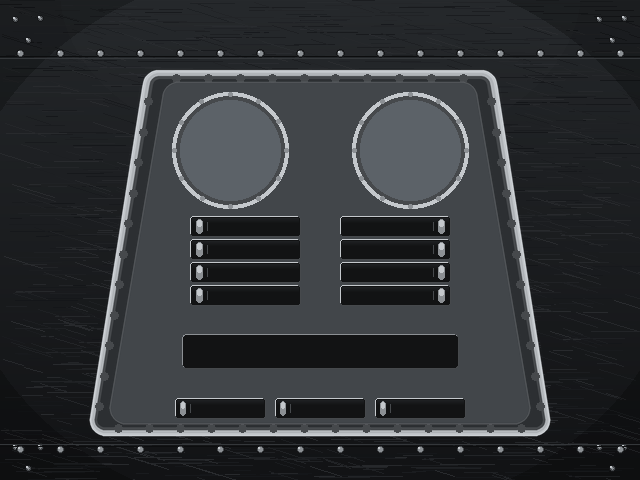
#> input picture assets/dash_bg.bmp, 640 x 480 px
$ python gen_club_bas_assets.py
#> lines starting #> are read from the running program, lines starting #| are printed output that depends on the picture
# gen_club_bas_assets.py -- builds the assets club.bas (MMBasic) needs at
# 640x480 in MODE 3 (16 colours). Run with: python gen_club_bas_assets.py
# (needs Pillow, runs on Windows for the Comic Sans font).
#
# 1. page_bg_640.bmp -- page_bg.bmp reduced to 7 greys. MODE 3 turns every
#    pixel into a 4-bit slot from its top bits (R bit 7, G bits 7-6,
#    B bit 7), then MAP decides what colour each slot shows. So each pixel
#    is written as the "code" colour for slot 8..14, and the real grey for
#    that slot is written into club.bas as a MAP line.
# 2. Two DefineFont blocks from Comic Sans MS Italic (#9 for buttons/ticker/clock,
#    #10 for the title) plus each character's advance width, so club.bas
#    can space letters proportionally instead of in fixed-width cells.
#
# The MAP lines and the width tables go into mmbasic/generated.inc,
# which mmbasic/build.py joins onto every page. The DefineFont
# blocks go into clubfont9.bas and clubfont10.bas instead: this board
# only has 24K of program space, so the fonts live in the MMBasic
# library, where every program can use them. Install once per board,
# one file at a time (one file with both fonts is too big to LOAD):
#   LIBRARY DELETE, LOAD "clubfont9.bas", LIBRARY SAVE,
#   LOAD "clubfont10.bas", LIBRARY SAVE

from PIL import Image, ImageDraw, ImageFont
import os

HERE = os.path.dirname(os.path.abspath(__file__))
GEN_INC = os.path.join(HERE, "..", "mmbasic", "generated.inc")
FONT_BAS = os.path.join(HERE, "..", "clubfont%d.bas")

FONT_FILE = "C:/Windows/Fonts/comici.ttf"
# (MMBasic font number, pixel size, last character). The title font
# stops at "Z": it only shows the club name, the time and the date, and
# the full set is too big to LOAD on this board.
FONTS = [(9, 12, 126), (10, 18, 90)]
FIRST, LAST = 32, 126
# The 16 colour slots (MAP n = colour), shared by every page:
#   0 black, 15 near-white -- the mouse pointer's own black and white
#   1/2 green top/base, 3/4 red top/base, 5 amber (the selected button)
#   6..14 nine panel greys, chosen from the backgrounds themselves
UI_SLOTS = {0: (0, 0, 0), 1: (67, 160, 71), 2: (46, 125, 50), 3: (226, 75, 74),
            4: (168, 40, 40), 5: (255, 176, 0), 15: (232, 234, 237)}
GREY_SLOTS = list(range(6, 15))
# (source art, board file): the dash for the menu, the plain boiler-plate
# panel for every other page
BACKGROUNDS = [("dash_bg.bmp", "menu_bg.bmp"), ("page_bg.bmp", "page_bg_640.bmp")]


def slot_code(i):
    """An RGB colour that MODE 3 turns into slot i."""
    return (0x80 if i & 8 else 0, ((i >> 1) & 3) << 6, 0x80 if i & 1 else 0)


def make_backgrounds():
    """both backgrounds in the 16 slots; returns [(slot, grey)] for 6..14"""
    srcs = [Image.open(os.path.join(HERE, a)).convert("RGB") for a, _ in BACKGROUNDS]
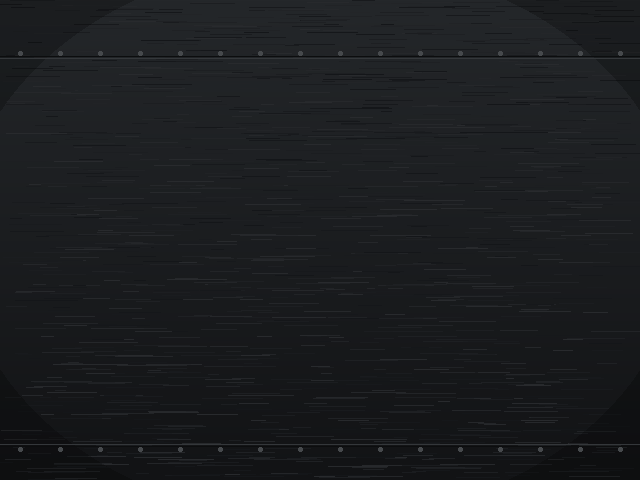
#> input picture assets/page_bg.bmp, 640 x 480 px
    # one set of greys that suits both images, darkest in the lowest slot
    both = Image.new("RGB", (srcs[0].width, srcs[0].height * len(srcs)))
#> both: PIL image 640x960 RGB; every value is 0
    for n, im in enumerate(srcs):
        both.paste(im, (0, n * im.height))
#> this loop made 2 passes
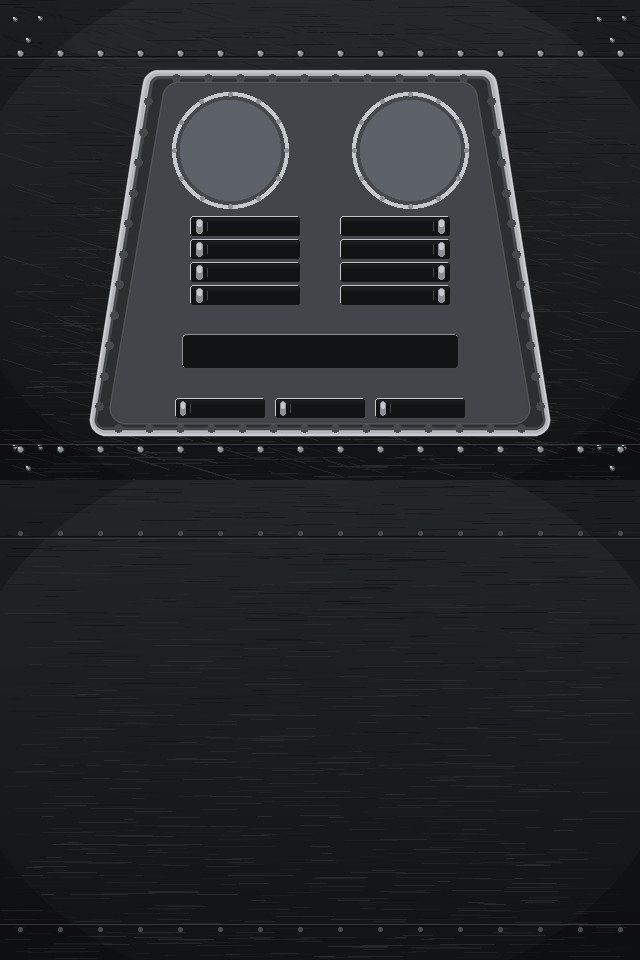
#> both: PIL image 640x960 RGB; mean R, G, B 37.6, 39.9, 42.7
    q = both.quantize(colors=len(GREY_SLOTS), method=Image.Quantize.MEDIANCUT, dither=Image.Dither.NONE)
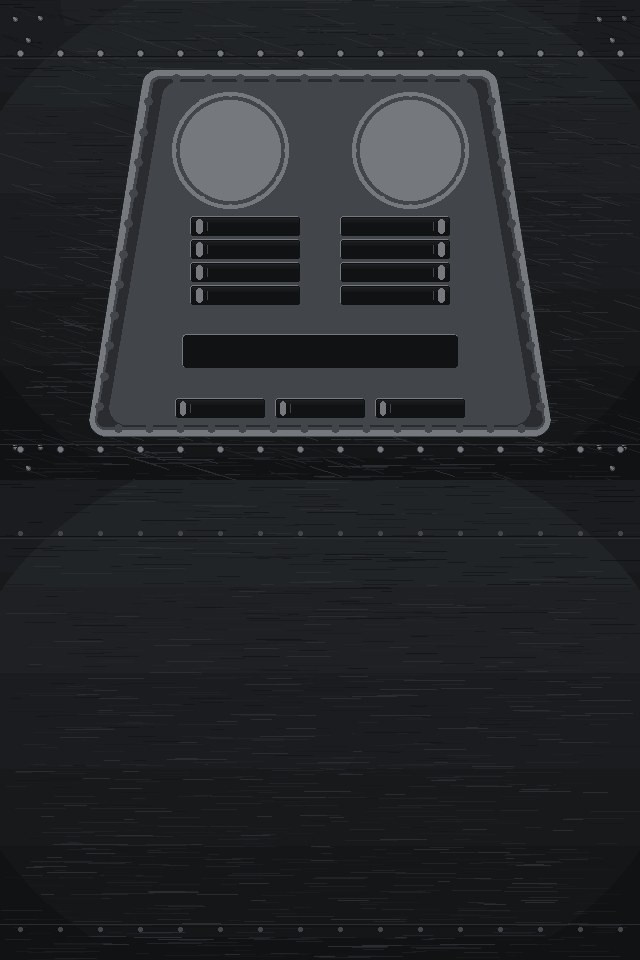
#> q: PIL image 640x960 P; mean R, G, B 36.3, 38.7, 41.5
    pal = q.getpalette()[:3 * len(GREY_SLOTS)]
#> pal = 27 values, max 125 at index 2, min 17 at index 24, mean 44.11
    greys = sorted((tuple(pal[i * 3:i * 3 + 3]) for i in range(len(GREY_SLOTS))), key=sum)
#> greys = [(17, 18, 19), (20, 22, 24), (23, 25, 27), (26, 28, 31), (30, 32, 35), (33, 36, 39), (42, 44, 47), (66, 70, 74), (117, 121, 125)]
    slots = dict(UI_SLOTS)
    slots.update({GREY_SLOTS[n]: g for n, g in enumerate(greys)})
    flat = [c for s in range(16) for c in slots[s]]
#> flat = 48 values, max 255 at index 15, min 0 at index 0, mean 72.23
    palimg = Image.new("P", (1, 1))
    palimg.putpalette(flat + [0] * (768 - len(flat)))
    for (art, board), src in zip(BACKGROUNDS, srcs):
        # nearest of the panel greys only -- the UI colours are for buttons
        greypal = Image.new("P", (1, 1))
        gflat = [c for s in GREY_SLOTS for c in slots[s]]
        greypal.putpalette(gflat + [0] * (768 - len(gflat)))
        idx = src.quantize(palette=greypal, dither=Image.Dither.NONE).load()
        out = Image.new("RGB", src.size)
        prev = Image.new("RGB", src.size)
        op, pp = out.load(), prev.load()
        for y in range(src.size[1]):
            for x in range(src.size[0]):
                s = GREY_SLOTS[idx[x, y]]
                op[x, y] = slot_code(s)
                pp[x, y] = slots[s]
        out.save(os.path.join(HERE, board))
        prev.save(os.path.join(HERE, board.replace(".bmp", "_preview.png")))
#> this loop made 2 passes
#> (art, board) on passes 1 to 2: ('dash_bg.bmp', 'menu_bg.bmp'), ('page_bg.bmp', 'page_bg_640.bmp')
#> pass 1, in make_backgrounds, `out.save(os.path.join(HERE, board))`:
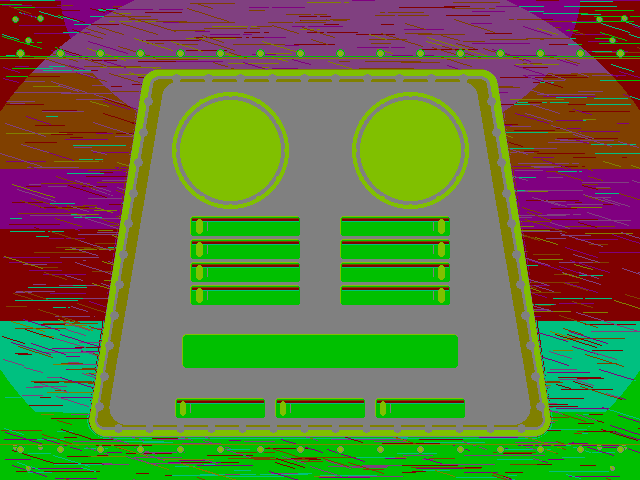
#> saved as menu_bg.bmp: PIL image 640x480 RGB; mean R, G, B 98.5, 115.6, 64.2
#> pass 1, in make_backgrounds, `prev.save(os.path.join(HERE, board.replace(".bmp", "_preview.png")))`:
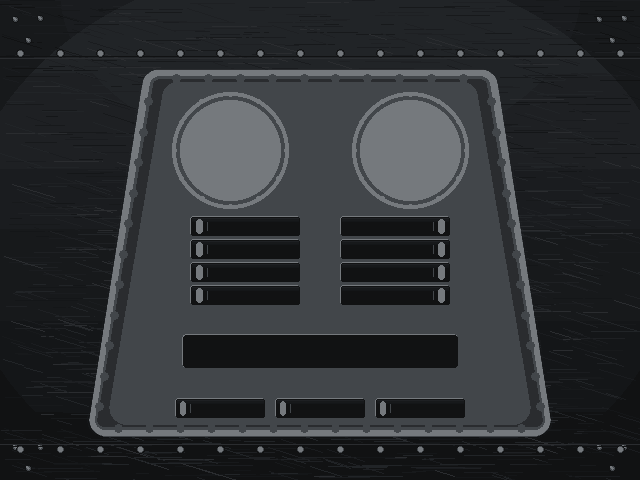
#> saved as menu_bg_preview.png: PIL image 640x480 RGB; mean R, G, B 45.5, 48.1, 51
#> pass 2, in make_backgrounds, `out.save(os.path.join(HERE, board))`:
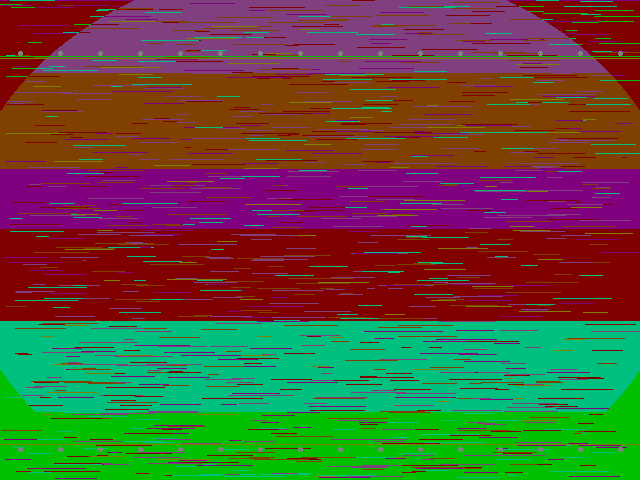
#> saved as page_bg_640.bmp: PIL image 640x480 RGB; mean R, G, B 88.4, 81.7, 56.4
    return [(s, slots[s]) for s in GREY_SLOTS]


def make_font(num, size, last):
    font = ImageFont.truetype(FONT_FILE, size)
    ascent, descent = font.getmetrics()
    chars = [chr(c) for c in range(FIRST, LAST + 1)]
    adv = [max(1, round(font.getlength(ch))) for ch in chars]
    chars = chars[:last - FIRST + 1]
    w = max(adv[:len(chars)])
    h = ascent + descent
    while (w * h) % 8:
        h += 1
    bits = []
    for ch in chars:
        img = Image.new("1", (w, h), 0)
        d = ImageDraw.Draw(img)
        d.fontmode = "1"
        d.text((0, 0), ch, font=font, fill=1)
        px = img.load()
        for y in range(h):
            for x in range(w):
                bits.append(1 if px[x, y] else 0)
    data = bytearray([w, h, FIRST, len(chars)])
    for i in range(0, len(bits), 8):
        b = 0
        for bit in bits[i:i + 8]:
            b = (b << 1) | bit
        data.append(b)
    while len(data) % 4:
        data.append(0)
    words = ["%08X" % int.from_bytes(data[i:i + 4], "little") for i in range(0, len(data), 4)]
    lines = ["DefineFont #%d" % num]
    for i in range(0, len(words), 8):
        lines.append("  " + " ".join(words[i:i + 8]))
    lines.append("End DefineFont")
    return lines, adv, h


def main():
    greys = make_backgrounds()
#> greys = [(6, (17, 18, 19)), (7, (20, 22, 24)), (8, (23, 25, 27)), (9, (26, 28, 31)), (10, (30, 32, 35)), (11, (33, 36, 39)), (12, (42, 44, 47)), (13, (66, 70, 74)), (14, (117, 121, 125))]
    out = ["' --- generated.inc: written by assets/gen_club_bas_assets.py, don't edit", ""]
    out.append("' the nine panel greys (slots 6-14) the backgrounds use")
    out.append("Sub MapGreys")
    for slot, (r, g, b) in greys:
        out.append("  MAP %d = RGB(%d,%d,%d)" % (slot, r, g, b))
#> this loop made 9 passes
#> after the loop, out = 13 items
    out.append("End Sub")
    out.append("")
    out.append("FontWidths:")
    for n, (num, size, last) in enumerate(FONTS):
        lines, adv, h = make_font(num, size, last)
        out.append("' font #%d: Comic Sans MS Italic %dpx, cell height %d, then the" % (num, size, h))
        out.append("' advance width of each character from CHR$(32) to CHR$(126)")
        out.append("Data %d" % h)
        for i in range(0, len(adv), 24):
            out.append("Data " + ",".join(str(a) for a in adv[i:i + 24]))
        fonts = ["' clubfont%d.bas -- font #%d for club.bas, generated by" % (num, num),
                 "' assets/gen_club_bas_assets.py. Goes in the library, see there.", ""]
        fonts.extend(lines)
        with open(FONT_BAS % num, "w", newline="\r\n") as f:
            f.write("\n".join(fonts) + "\n")
#> after the loop, out = 30 items
    with open(GEN_INC, "w", newline="\n") as f:
        f.write("\n".join(out) + "\n")
    print("greys:", greys)
#| greys: [(6, (17, 18, 19)), (7, (20, 22, 24)), (8, (23, 25, 27)), (9, (26, 28, 31)), (10, (30, 32, 35)), (11, (33, 36, 39)), (12, (42, 44, 47)), (13, (66, 70, 74)), (14, (117, 121, 125))]


if __name__ == "__main__":
    main()
